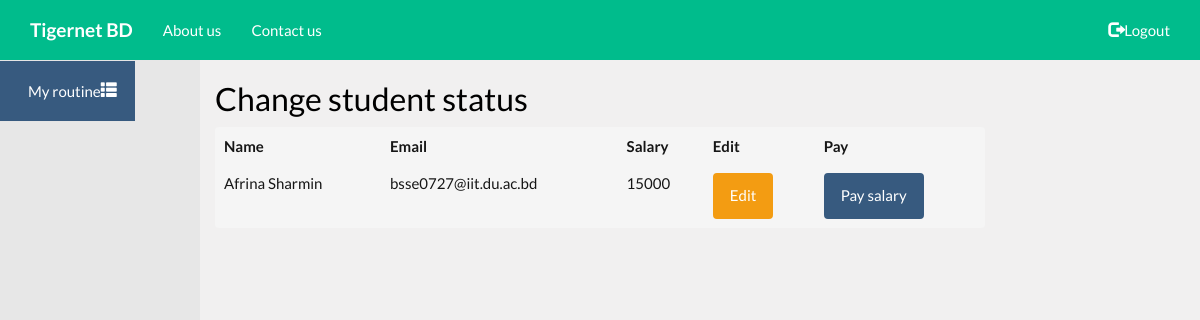
The page /paySalary.php (signed in) on the database its author committed.
### tables this page shows
create TABLE employee
(
	email varchar(100) not null,
	salary DOUBLE not null,
	CONSTRAINT employeePK PRIMARY KEY(email),
	CONSTRAINT employeeFK foreign key(email) references users(email)
);

create TABLE users
(
	email varchar(100) not null,
	name varchar(100) not null,
	password varchar(50) not null,
	role varchar(20) not null,
	CONSTRAINT userPK PRIMARY KEY(email)
);

### paySalary.php (called while the page is built, shortened)
<?php
	include 'includes/master.php';
?>

### modules/paySalary.php (the view, shortened to what this page needs)
<h2>Change student status</h2>
<?php
include 'includes/db-config.php';
$query="SELECT name, users.email, salary
        FROM users, employee
        WHERE users.email=employee.email
        ORDER BY email";
$sqlResult=mysqli_query($sqlConnect,$query);
echo '<table class="table well">';
echo '<thead>';
echo '<tr>';
    echo '<th>Name</th>';
    echo '<th>Email</th>';
    echo '<th>Salary</th>';
    echo '<th>Edit</th>';
    echo '<th>Pay</th>';
echo '</tr>';
echo '</thead>';
echo '<tbody>';
while ($row = mysqli_fetch_array($sqlResult)) {
    echo '<form action="paySalary.php" method="post">';
    echo '<tr>';
        echo '<td class="name">'.$row['name'].'</td>';
        echo '<td class="email">'.$row['email'].'</td>';
        echo '<td class="salary">'.$row['salary'].'</td>';
        echo '<td> <button type="button" class="btn btn-warning" onClick="editSalary(this);" data-toggle="modal" data-target="#editRoutine">Edit</button> </td>';
        echo '<td> <button type="submit" class="btn btn-primary" name="submit" value="pay">Pay salary</button> </td>';
    echo '</tr></form>';
}
echo '</tbody>';
echo '</table>';
?>

### css/style.css (style rules this page uses)
body,html { font-family: Lato, sans-serif; height: 100%; font-size: 15px; background-color: #F1F0F0; }
.well { background: #f5f5f5; color: #161616; }

### rows shown on the page
employee: email.name "Afrina Sharmin", email.email "bsse0727@iit.du.ac.bd", salary "15000"
